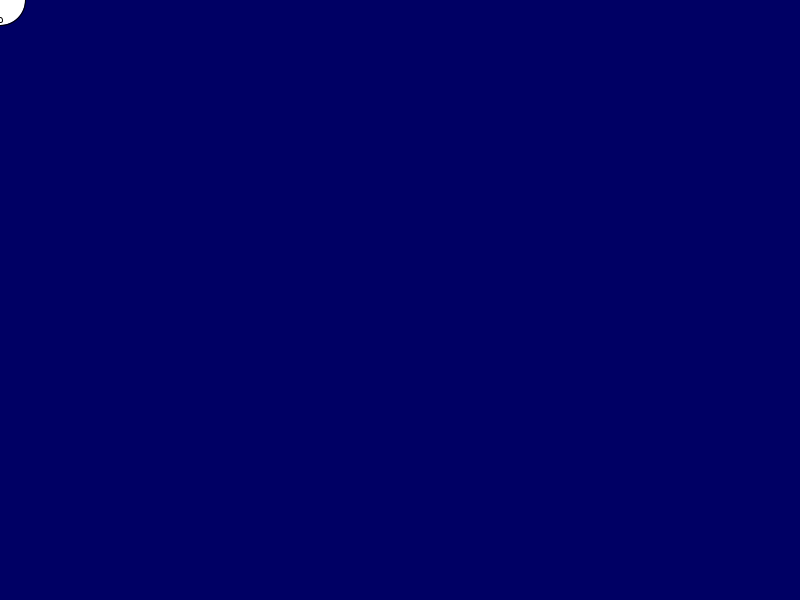
Frame 1 (no input)
Frame 60 (the mouse pressed at the canvas centre just before this capture): identical to frame 1, image omitted
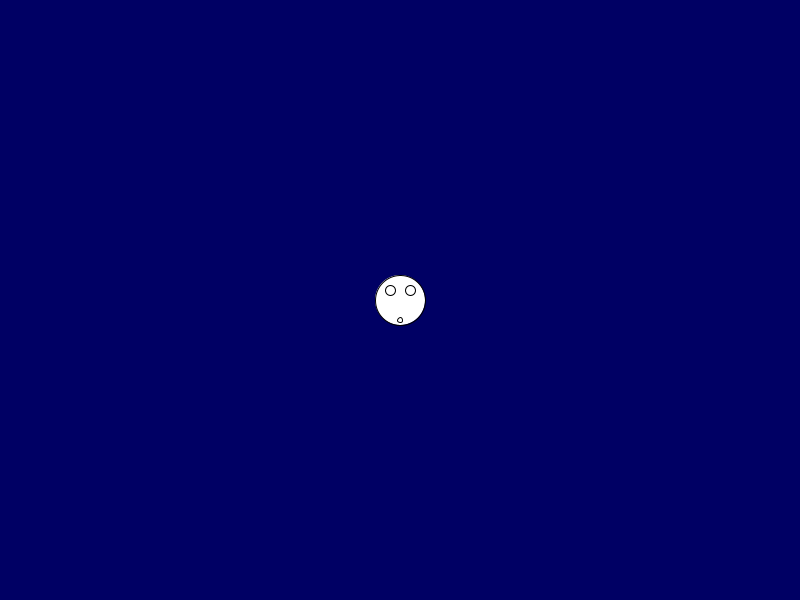
Frame 120 (the mouse held since frame 60 and released just before this capture)

The Processing sketch that drew these frames (run headless with seeded random() and noise(); from frame 60 on, the mouse is pressed at the canvas centre):

// Processing sketch: PV006PupinoMouse
// ── PV006PupinoMouse.pde
void setup()
{
  size(800, 600);
}

void draw()
{
  background(0, 0, 100);
  pupino(mouseX, mouseY);
}

// x ed y sono le coordinate del centro del pupino 
void pupino(int x, int y)
{
  ellipse(x, y, 50, 50); // faccia
  ellipse(x-10, y-10, 10, 10); // occhio sinistro
  ellipse(x+10, y-10, 10, 10); // occhio destro
  ellipse(x, y+20, 5, 5); // bocca
}
